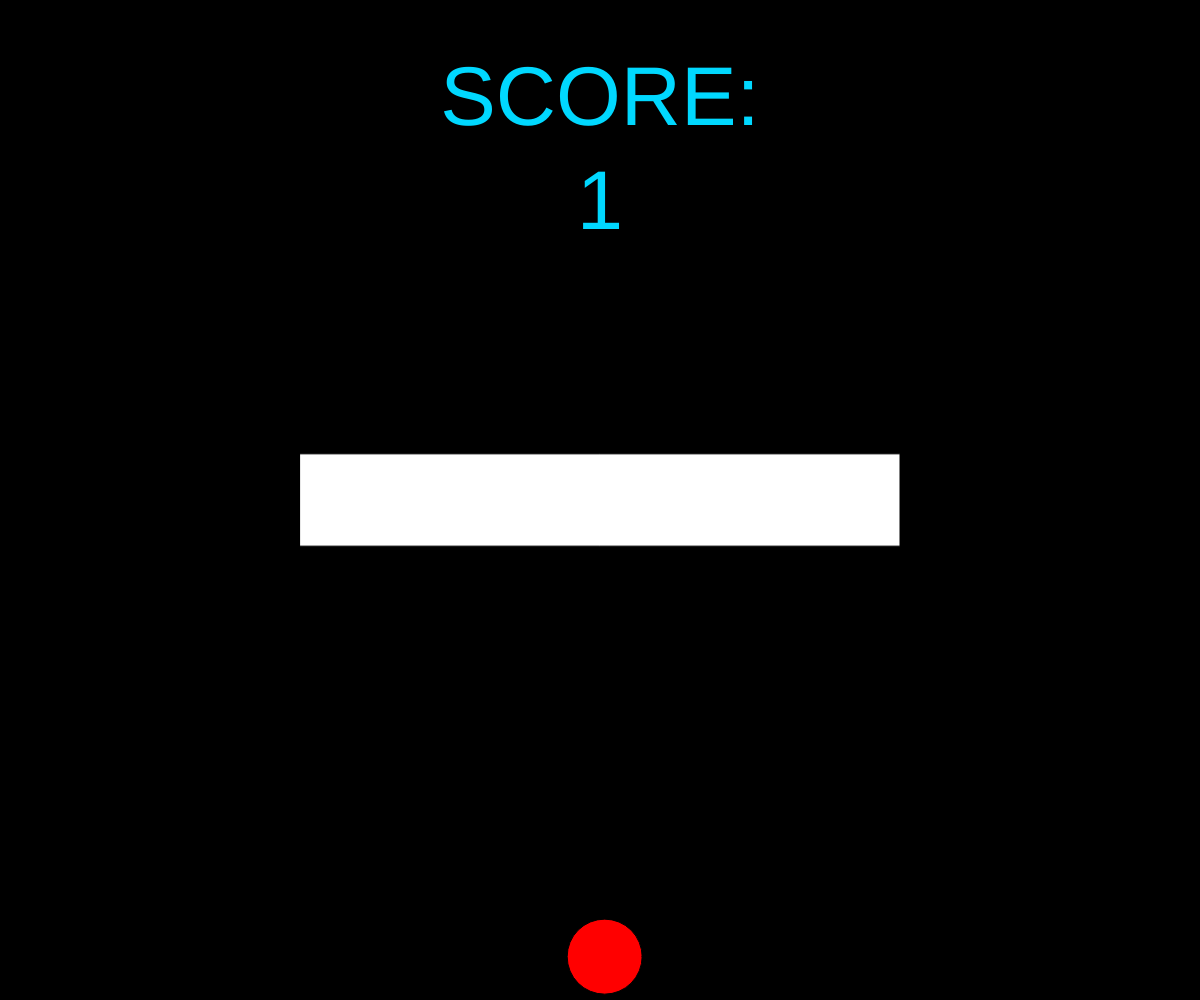
Frame 1 (no input)
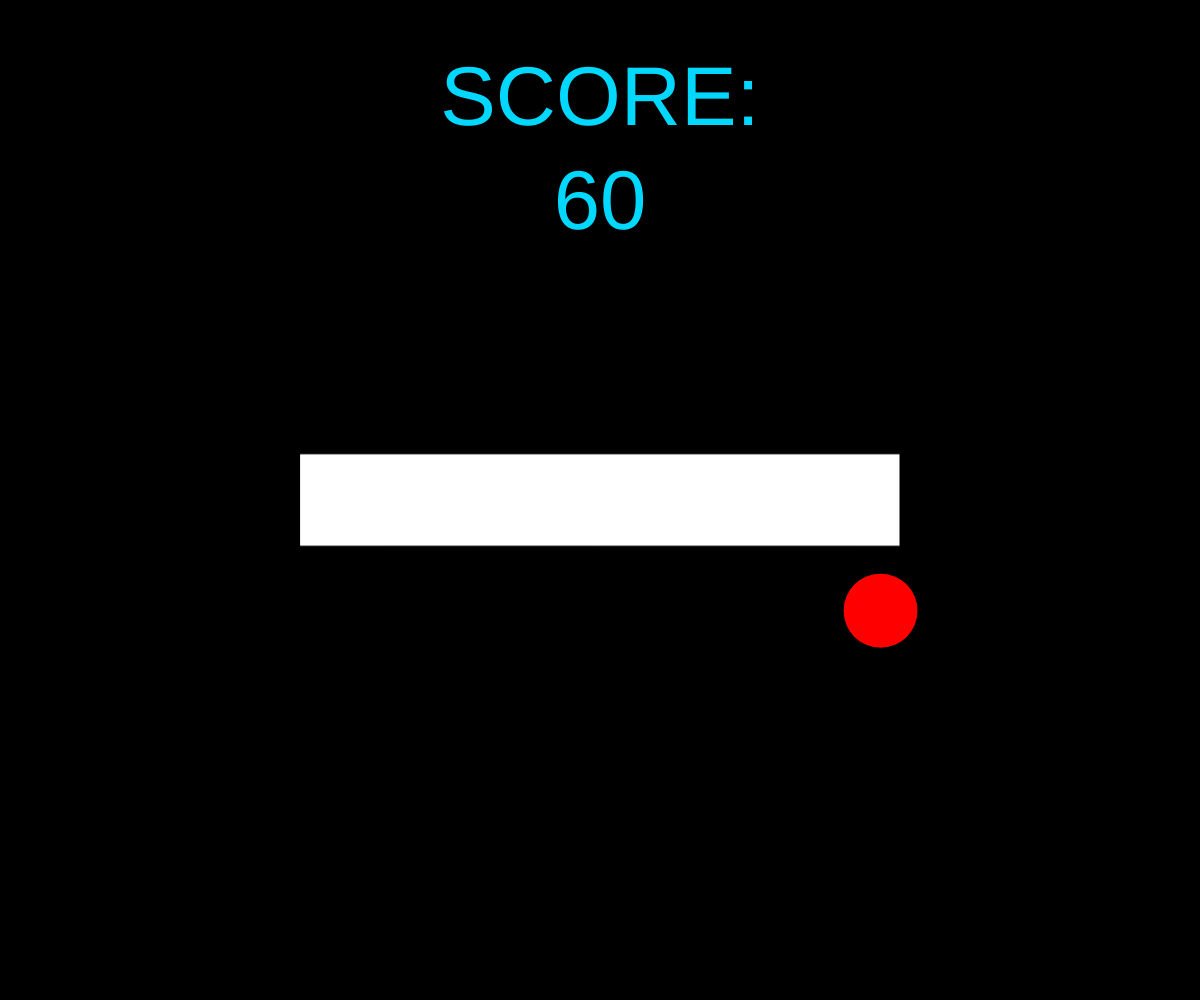
Frame 60 (no input)
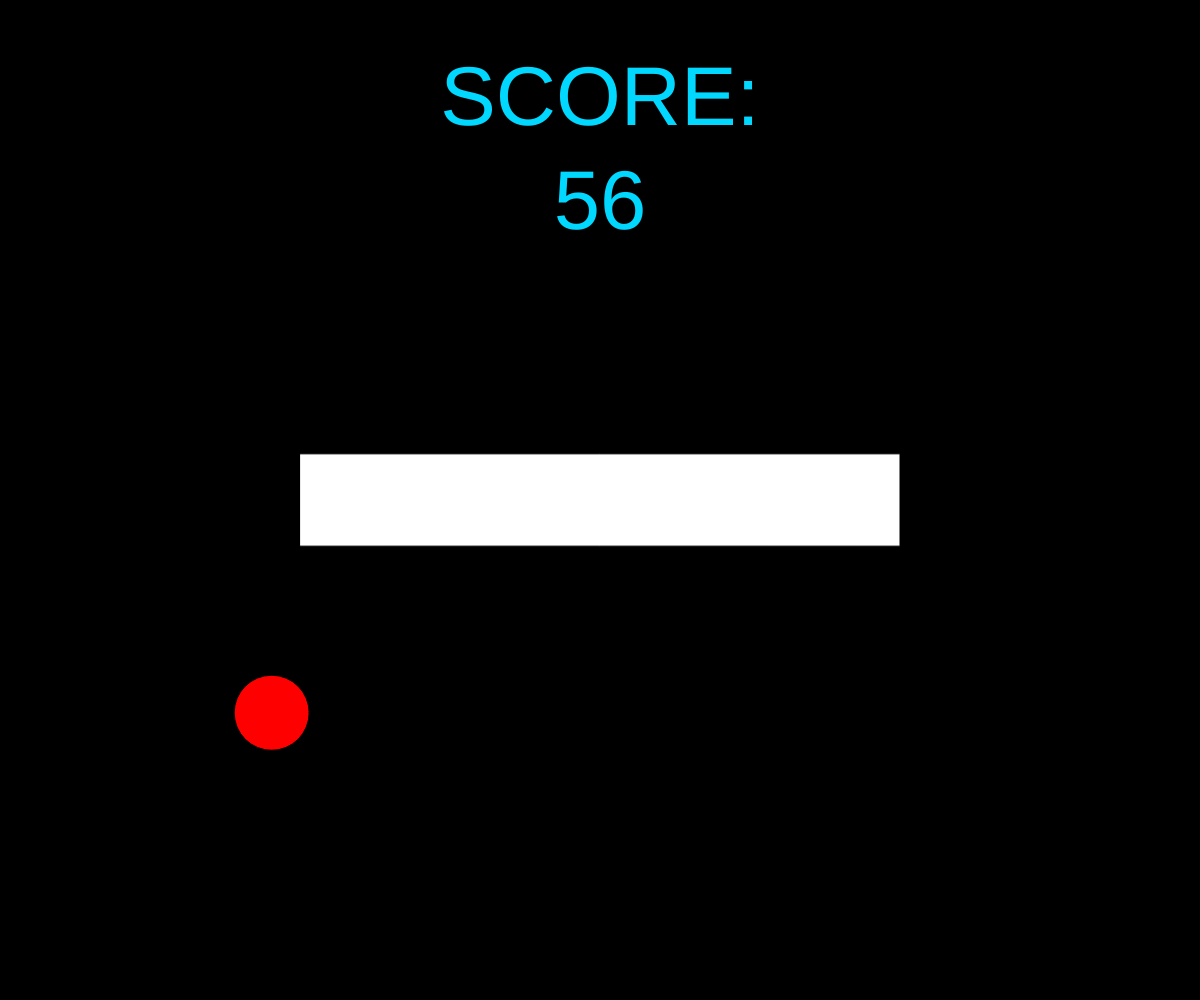
Frame 120 (the mouse pressed at the canvas centre since frame 60)

The p5.js sketch that drew these frames (run headless with seeded random() and noise() and a simulated clock; from frame 60 on, the mouse is pressed at the canvas centre):

// p5.js sketch
// ── sketch.js
function setup() {
  createCanvas(windowWidth, windowHeight, P2D);

  frameRate(60);
  short = min(width, height);
  long = max(width, height);
  vgrid = height / 8;
  hgrid = width / 8;
  du = min(vgrid, hgrid);

  tsize = du / 2;
  rateX = width / 360;
  rateY = width / 180;
  rateZ = width / 360;
  rectH = tsize / 2;
  pixelDensity(1);
  bulletExists = false;
  bulletSize = long / 32;

  rectWidth = long / 4;
  rectHeight = long / 26;
  reflecNoise = long / 255;
  score = 0;
}

function draw() {

  background(0);
  update();
  drawBar();
  drawBullet();
  drawScore();
}

function update() {
  updateRot();
  updateBullet();
  check();
  score++;
}


function updateRot() {
  rotZ = radians(-rotationZ);
  rotX = rotationX;
  rotY = rotationY;
}

function updateBullet() {
  if (bulletExists === false) {
    mkBullet();
  }

  if (abs(bulletX + bulletVX) + bulletSize >= width / 2) {
    bulletVX = -bulletVX + random(-reflecNoise, reflecNoise);
    bulletVY += random(-reflecNoise, reflecNoise);
  }
  if (abs(bulletY + bulletVY) + bulletSize >= height / 2) {
    bulletVX += random(-reflecNoise, reflecNoise);
    bulletVY = -bulletVY + random(-reflecNoise, reflecNoise);
  }
  bulletX += bulletVX;
  bulletY += bulletVY;
}

function check() {
  if (abs(bulletX) - bulletSize < rectWidth && abs(bulletY) - bulletSize < rectHeight) {
    mkBullet();
  }
}

function mkBullet() {
  bulletX = 0;
  bulletY = height / 2 - bulletSize;
  v0 = long / 160;
  theta0 = random(0, -PI);
  bulletVY = v0 * sin(theta0);
  bulletVX = v0 * cos(theta0);
  score = 0;
  bulletExists = true;
}

function rmBullet() {
  bulletX = -100;
  bulletY - 100;
  bulletVX = 0;
  bulletVY = 0;
  bulletExists = false;
}

function mouseClicked() {
  mkBullet();
}

function drawBar() {
  push();
  translate(width / 2, height / 2);
  rotate(rotZ);
  fill(255);
  rectMode(RADIUS);
  rect(0, 0, rectWidth, rectHeight);
  pop();
}

function drawBullet() {
  push();
  translate(width / 2, height / 2);
  ellipseMode(RADIUS);
  fill(255, 0, 0);
  ellipse(bulletX, bulletY, bulletSize, bulletSize);
  pop();
}

function drawScore() {
  push();
  translate(width / 2, height / 2);
  fill(0, 216, 255);
  textAlign(CENTER);
  textSize(short / 12);
  text("SCORE:\n"+score, 0, -vgrid*3);
  pop();
}

function windowResized() {
  setup();
}
